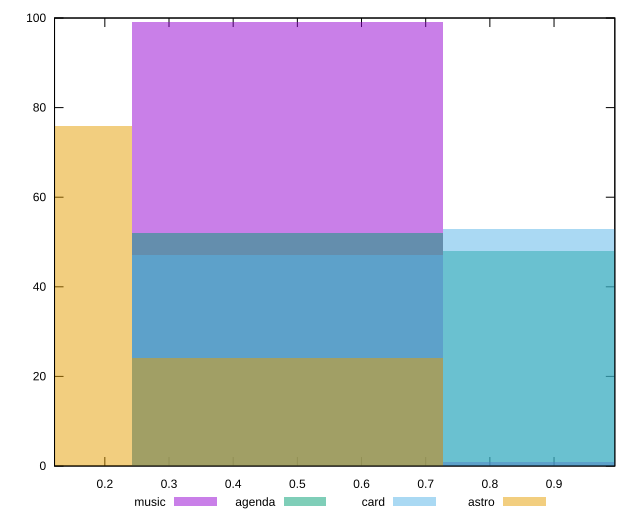

Write the gnuplot code that produced this figure.
reset

$music <<EOF
0.4850247324914984 99
0.9700494649829968 1
EOF

$agenda <<EOF
0.4850247324914984 52
0.9700494649829968 48
EOF

$card <<EOF
0.4850247324914984 47
0.9700494649829968 53
EOF

$astro <<EOF
0.4850247324914984 24
0 76
EOF

set key outside below
set boxwidth 0.4850247324914984
set xrange [0.12161661885227541:0.9947266641201125]
set yrange [0:100]
set trange [0:100]
set style fill transparent solid 0.5 noborder
set terminal svg size 640, 520 enhanced background rgb 'white'
set output "reports/report_00028_2021-02-24T12-49-42.674Z/meta/pScore/comparison/histogram/all_raw.svg"

plot $music title "music" with boxes, \
     $agenda title "agenda" with boxes, \
     $card title "card" with boxes, \
     $astro title "astro" with boxes

reset
